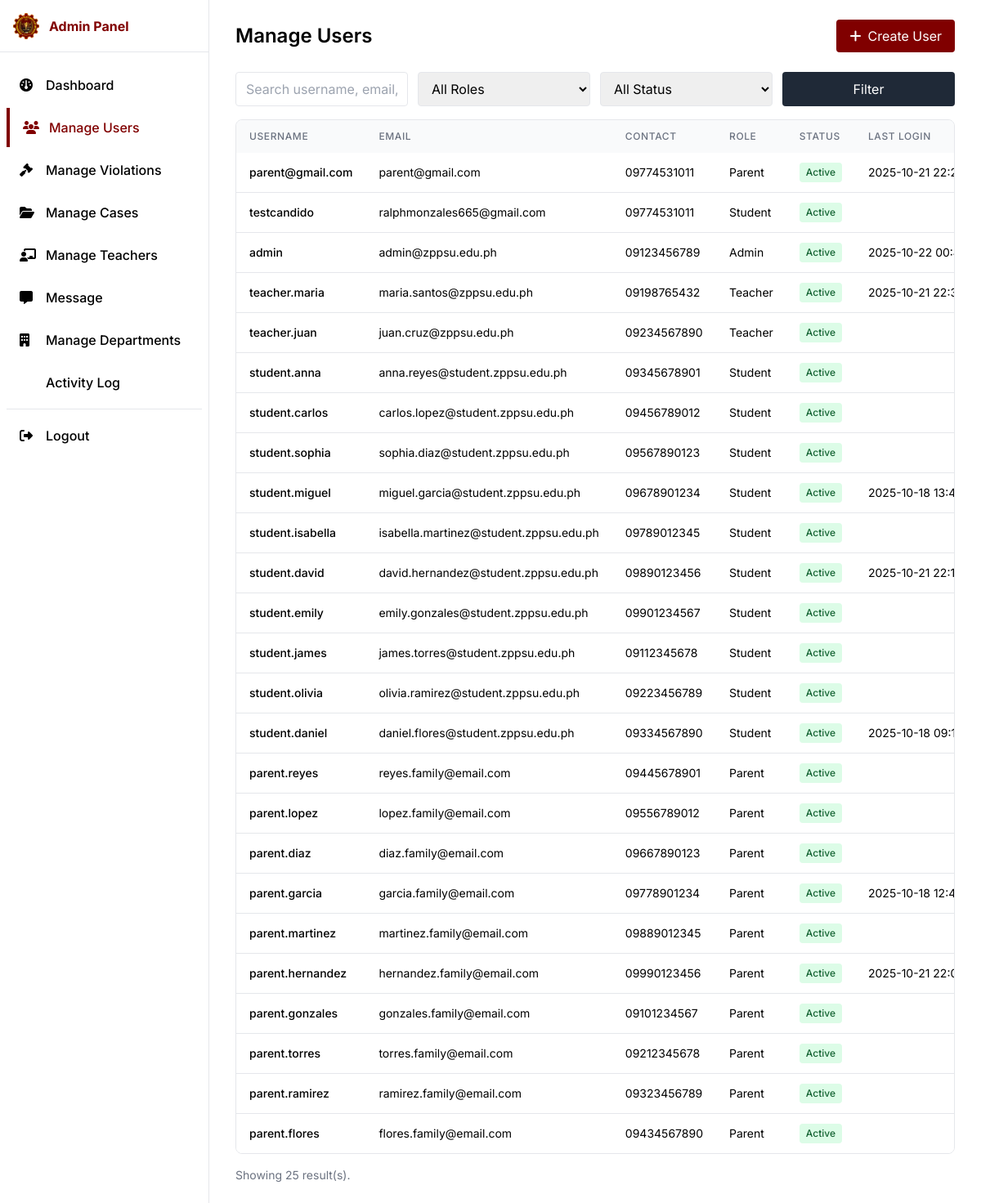
/pages/Admin/manage-user.php, run on the app's committed database.
### tables this page shows
CREATE TABLE `users` (
  `id` bigint(20) UNSIGNED NOT NULL,
  `username` varchar(100) NOT NULL,
  `password_hash` varchar(255) NOT NULL,
  `email` varchar(150) DEFAULT NULL,
  `contact_number` varchar(30) DEFAULT NULL,
  `role_id` tinyint(3) UNSIGNED NOT NULL,
  `is_active` tinyint(1) NOT NULL DEFAULT 1,
  `last_login` datetime DEFAULT NULL,
  `created_at` timestamp NOT NULL DEFAULT current_timestamp(),
  `updated_at` timestamp NULL DEFAULT NULL ON UPDATE current_timestamp()
);

CREATE TABLE `roles` (
  `id` tinyint(3) UNSIGNED NOT NULL,
  `name` varchar(50) NOT NULL,
  `description` varchar(255) DEFAULT NULL,
  `created_at` timestamp NOT NULL DEFAULT current_timestamp()
);

### pages/Admin/manage-user.php (the view, shortened to what this page needs)
<?php
  require_once __DIR__ . '/../../database/database.php';
  $q = trim($_GET['q'] ?? '');
  $filter_status = ($_GET['status'] ?? '') !== '' ? (int)$_GET['status'] : null;
  $where = [];
  $params = [];
  $whereSql = $where ? ('WHERE ' . implode(' AND ', $where)) : '';
  $usersStmt = $pdo->prepare("
    SELECT
      u.id,
      u.username,
      u.email,
      u.contact_number,
      u.role_id,
      u.is_active,
      u.last_login,
      r.name AS role_name,
      -- Name source: prefer student, then staff (so edit form can populate name fields)
      COALESCE(s.first_name, st.first_name, '') AS first_name,
      COALESCE(s.middle_name, st.middle_name, '') AS middle_name,
      COALESCE(s.last_name, st.last_name, '') AS last_name,
      COALESCE(s.suffix, st.suffix, '') AS suffix,
      -- student fields (if any)
      s.student_number AS student_number,
      s.course_id AS course_id,
      s.birthdate AS birthdate,
      s.address AS address,
      -- staff/teacher fields (if any)
      st.staff_number AS staff_number,
      st.department AS department,
      st.position AS position,
      -- parent relation (if any) - may be null or one row
      p.student_id AS student_id,
      p.relationship AS relationship
    FROM users u
    JOIN roles r ON r.id = u.role_id
    LEFT JOIN students s ON s.user_id = u.id
    LEFT JOIN staff st ON st.user_id = u.id
    LEFT JOIN parent_student p ON p.parent_user_id = u.id
    $whereSql
    ORDER BY u.created_at DESC
  ");
  $usersStmt->execute($params);
  $users = $usersStmt->fetchAll(PDO::FETCH_ASSOC);
?>
<?php $pageTitle = 'Manage Users - SDMS'; include_once __DIR__ . '/../../components/admin-head.php'; ?>
<div class="md:ml-64">
  <?php include_once __DIR__ . '/../../components/admin-sidebar.php'; ?>
  <main class="px-4 md:px-8 py-6">
    <div class="max-w-7xl mx-auto">
      <div class="flex justify-between items-center mb-6">
        <h1 class="text-2xl font-semibold text-dark">Manage Users</h1>
        <div class="flex flex-wrap items-center justify-end gap-2 sm:flex-nowrap">
          <button id="btnOpenCreateUser" class="w-full sm:w-auto px-4 py-2 bg-primary text-white rounded hover:opacity-90 transition-colors"><i class="fa fa-plus mr-2"></i>Create User</button>
        </div>
      </div>
      <form method="get" class="mb-4 grid grid-cols-1 sm:grid-cols-2 lg:grid-cols-4 gap-3">
        <input type="text" name="q" value="<?php echo htmlspecialchars($q); ?>" placeholder="Search username, email, contact" class="border rounded px-3 py-2 w-full" />
        <select name="role" class="border rounded px-3 py-2 w-full">
          <option value="0">All Roles</option>
        </select>
        <select name="status" class="border rounded px-3 py-2 w-full">
          <option value="" <?php echo $filter_status===null?'selected':''; ?>>All Status</option>
        </select>
        <button class="px-4 py-2 bg-gray-800 text-white rounded hover:bg-gray-700">Filter</button>
      </form>
      <div class="overflow-x-auto bg-white border border-gray-200 rounded-lg">
        <table class="w-full whitespace-nowrap">
          <thead class="bg-gray-50">
            <tr>
              <th class="px-4 py-3 text-left text-xs font-medium text-gray-500 uppercase tracking-wider">Username</th>
              <th class="px-4 py-3 text-left text-xs font-medium text-gray-500 uppercase tracking-wider">Email</th>
              <th class="px-4 py-3 text-left text-xs font-medium text-gray-500 uppercase tracking-wider">Contact</th>
              <th class="px-4 py-3 text-left text-xs font-medium text-gray-500 uppercase tracking-wider">Role</th>
              <th class="px-4 py-3 text-left text-xs font-medium text-gray-500 uppercase tracking-wider">Status</th>
              <th class="px-4 py-3 text-left text-xs font-medium text-gray-500 uppercase tracking-wider">Last Login</th>
            </tr>
          </thead>
          <tbody class="divide-y divide-gray-200">
            <?php if (!$users): ?>
              <tr><td colspan="7" class="px-4 py-6 text-center text-gray-500">No users found.</td></tr>
            <?php else: ?>
              <?php foreach ($users as $u): ?>
                <tr class="hover:bg-gray-50">
                  <td class="px-4 py-3 text-sm font-medium text-dark"><?php echo htmlspecialchars($u['username']); ?></td>
                  <td class="px-4 py-3 text-sm"><?php echo htmlspecialchars($u['email'] ?? ''); ?></td>
                  <td class="px-4 py-3 text-sm"><?php echo htmlspecialchars($u['contact_number'] ?? ''); ?></td>
                  <td class="px-4 py-3 text-sm"><?php echo htmlspecialchars($u['role_name']); ?></td>
                  <td class="px-4 py-3 text-sm">
                    <?php if ((int)$u['is_active'] === 1): ?>
                      <span class="inline-flex items-center px-2 py-1 text-xs font-medium bg-green-100 text-green-800 rounded">Active</span>
                    <?php else: ?>
                      <span class="inline-flex items-center px-2 py-1 text-xs font-medium bg-red-100 text-red-800 rounded">Deactivated</span>
                    <?php endif; ?>
                  </td>
                  <td class="px-4 py-3 text-sm"><?php echo htmlspecialchars($u['last_login'] ?? ''); ?></td>
                </tr>
              <?php endforeach; ?>
            <?php endif; ?>
          </tbody>
        </table>
      </div>
      <div class="mt-4 text-sm text-gray-500">Showing <?php echo count($users); ?> result(s).</div>
    </div>
  </main>
</div>
<?php include_once __DIR__ . '/../../components/admin-footer.php'; ?>

### css/brand-fallback.css (style rules this page uses)
:root { --brand-primary: #800000; --brand-secondary: #a52a2a; }
.bg-primary { background-color: var(--brand-primary) !important; }

### components/admin-head.php (style rules this page uses)
body { font-family: 'Inter', ui-sans-serif, system-ui, -apple-system, Segoe UI, Roboto, Helvetica, Arial, "Apple Color Emoji", "Segoe UI Emoji"; }

### data on the page
users: username "parent@gmail.com", email "parent@gmail.com", contact_number "09774531011", role.name "Parent", is_active "Active", last_login "2025-10-21…"
users: username "testcandido", email "ralphmonzales665@gmail.com", contact_number "09774531011", role.name "Student", is_active "Active"
users: username "admin", email "admin@zppsu.edu.ph", contact_number "09123456789", role.name "Admin", is_active "Active", last_login "2025-10-22…"
users: username "teacher.maria", email "maria.santos@zppsu.edu.ph", contact_number "09198765432", role.name "Teacher", is_active "Active", last_login "2025-10-21…"
users: username "teacher.juan", email "juan.cruz@zppsu.edu.ph", contact_number "09234567890", role.name "Teacher", is_active "Active"
users: username "student.anna", email "anna.reyes@student.zppsu.edu.ph", contact_number "09345678901", role.name "Student", is_active "Active"
users: username "student.carlos", email "carlos.lopez@student.zppsu.edu.ph", contact_number "09456789012", role.name "Student", is_active "Active"
users: username "student.sophia", email "sophia.diaz@student.zppsu.edu.ph", contact_number "09567890123", role.name "Student", is_active "Active"
users: username "student.miguel", email "miguel.garcia@student.zppsu.edu.ph", contact_number "09678901234", role.name "Student", is_active "Active", last_login "2025-10-18…"
users: username "student.isabella", email "isabella.martinez@student.zppsu.edu.ph", contact_number "09789012345", role.name "Student", is_active "Active"
users: username "student.david", email "david.hernandez@student.zppsu.edu.ph", contact_number "09890123456", role.name "Student", is_active "Active", last_login "2025-10-21…"
users: username "student.emily", email "emily.gonzales@student.zppsu.edu.ph", contact_number "09901234567", role.name "Student", is_active "Active"
users: username "student.james", email "james.torres@student.zppsu.edu.ph", contact_number "09112345678", role.name "Student", is_active "Active"
users: username "student.olivia", email "olivia.ramirez@student.zppsu.edu.ph", contact_number "09223456789", role.name "Student", is_active "Active"
users: username "student.daniel", email "daniel.flores@student.zppsu.edu.ph", contact_number "09334567890", role.name "Student", is_active "Active", last_login "2025-10-18…"
users: username "parent.reyes", email "reyes.family@email.com", contact_number "09445678901", role.name "Parent", is_active "Active"
users: username "parent.lopez", email "lopez.family@email.com", contact_number "09556789012", role.name "Parent", is_active "Active"
users: username "parent.diaz", email "diaz.family@email.com", contact_number "09667890123", role.name "Parent", is_active "Active"
users: username "parent.garcia", email "garcia.family@email.com", contact_number "09778901234", role.name "Parent", is_active "Active", last_login "2025-10-18…"
users: username "parent.martinez", email "martinez.family@email.com", contact_number "09889012345", role.name "Parent", is_active "Active"
users: username "parent.hernandez", email "hernandez.family@email.com", contact_number "09990123456", role.name "Parent", is_active "Active", last_login "2025-10-21…"
users: username "parent.gonzales", email "gonzales.family@email.com", contact_number "09101234567", role.name "Parent", is_active "Active"
users: username "parent.torres", email "torres.family@email.com", contact_number "09212345678", role.name "Parent", is_active "Active"
users: username "parent.ramirez", email "ramirez.family@email.com", contact_number "09323456789", role.name "Parent", is_active "Active"
users: username "parent.flores", email "flores.family@email.com", contact_number "09434567890", role.name "Parent", is_active "Active"

### other printed values
count($users) "25"
